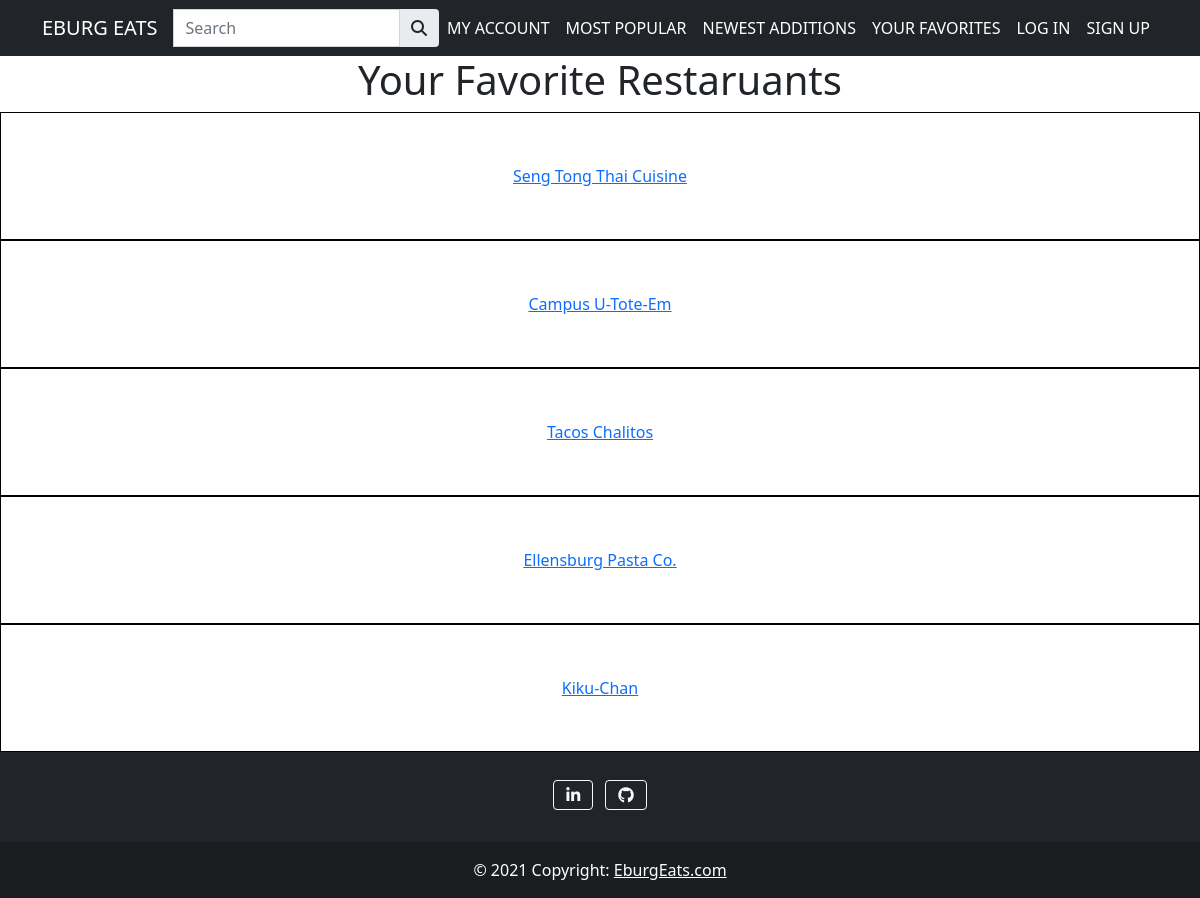
Page /favorite on the committed database.
### EburgEats/models.py (models this page shows, shortened)
class Buisness(db.Model):
    id = db.Column(db.Integer, primary_key=True)
    name = db.Column(db.String(25), nullable=False)
    genre = db.Column(db.String(30), nullable=False)
    address = db.Column(db.String(75), unique=True, nullable=False)
    phone = db.Column(db.String(12), unique=True)
    website = db.Column(db.String(50))

### EburgEats/routes.py (the view)
@app.route("/favorite")
def favorite():
    if current_user.is_authenticated:
        return redirect(url_for('favorites'))
    else:
        buisnesses = Buisness.query.all()
        return render_template('yourfavorites.html', buisnesses=buisnesses)

### EburgEats/templates/yourfavorites.html (shortened to what this page needs)
<html>
<head>
        <link rel="stylesheet" href="{{ url_for('static',filename='your-favorites/yourfavorites.css')}}" type="text/css" />
		<link href="https://cdn.jsdelivr.net/npm/bootstrap@5.1.3/dist/css/bootstrap.min.css" rel="stylesheet"
>
</head>
<body>
    <header>
        <nav class="navbar navbar-expand-lg bg-dark navbar-dark padding-top padding-bottom">
            <div class="container">
                <a href="{{ url_for('home') }}" class="navbar-brand logo">EBURG EATS</a>
                <div class="search-box margin-right margin-left">
                    <div class="input-group">
                        <input type="search" class="form-control search-style body-txt" placeholder="Search"
                               id="search-bar"/>
                        <button class="input-group-text border-0 light-red-bg"
                                style="border:none;">
                            <i class="fas fa-search"></i>
                        </button>
                    </div>
                </div>
                <div class="collapse navbar-collapse text-nowrap" id="navmenu">
                    <ul class="navbar-nav ms-auto">
                        <li class="nav-item">
                            <a href="{{ url_for('account') }}" class="nav-link btn-style margin-right text-white">MY
                                ACCOUNT</a>
                        </li>
                        <li class="nav-item">
                            <a href="{{ url_for('popular') }}" class="nav-link btn-style margin-right text-white">MOST
                                POPULAR</a>
                        </li>
                        <li class="nav-item">
                            <a href="{{ url_for('additions') }}" class="nav-link btn-style margin-right text-white">NEWEST
                                ADDITIONS</a>
                        </li>
                        <li class="nav-item">
                            <a href="{{ url_for('favorite') }}" class="nav-link btn-style margin-right text-white">YOUR
                                FAVORITES</a>
                        </li>
                        <li class="nav-item">
                            <a href="{{ url_for('login') }}" class="nav-link btn-style margin-right text-white">LOG
                                IN</a>
                        </li>
                        <li class="nav-item">
                            <a href="{{ url_for('register') }}" class="nav-link btn-style text-white">SIGN UP</a>
                        </li>
                    </ul>
                </div>
            </div>
        </nav>
    </header>
    <h1 style="text-align: center;">
        Your Favorite Restaruants
    </h1>
    <div class="restaurantListContainer">
        <a href="restaurant_template.html">
            <div class="restaurantList">
                <a href="{{ url_for('restaurantPage', buisness=buisnesses[0].name) }}" > {{ buisnesses[0].name }} </a>
            </div>
        </a>
        <a href="restaurant_template.html">
            <div class="restaurantList">
                <a href="{{ url_for('restaurantPage', buisness=buisnesses[1].name) }}" > {{ buisnesses[1].name }} </a>
            </div>
        </a>
        <a href="restaurant_template.html">
            <div class="restaurantList">
                <a href="{{ url_for('restaurantPage', buisness=buisnesses[2].name) }}" > {{ buisnesses[2].name }} </a>
            </div>
        </a>
        <a href="restaurant_template.html">
            <div class="restaurantList">
                <a href="{{ url_for('restaurantPage', buisness=buisnesses[3].name) }}" > {{ buisnesses[3].name }} </a>
            </div>
        </a>
        <a href="restaurant_template.html">
            <div class="restaurantList">
                <a href="{{ url_for('restaurantPage', buisness=buisnesses[4].name) }}" > {{ buisnesses[4].name }} </a>
            </div>
        </a>
    </div>
    <footer class="bg-dark text-center text-white">
        <div class="container p-4">
            <section class="mb-1">
                <a class="btn btn-outline-light btn-floating m-1 shadow-none" href="#" role="button"
                ><i class="fab fa-linkedin-in"></i
                ></a>
                <a class="btn btn-outline-light btn-floating m-1 shadow-none" href="#" role="button"
                ><i class="fab fa-github"></i
                ></a>
            </section>
        </div>
        <div class="text-center p-3" id="footer-txt" style="background-color: rgba(0, 0, 0, 0.2);">
            © 2021 Copyright:
            <a class="text-white" href="https://mdbootstrap.com/">EburgEats.com</a>
        </div>
    </footer>
</body>
</html>

### EburgEats/static/your-favorites/yourfavorites.css (style rules this page uses)
.restaurantListContainer { display:inline-block; height: 80%; width: 100%; }
.restaurantList { display: flex; height: 20%; width: 100%; border: 1px solid black; align-items: center; justify-content:center; }

### rows in the picture
Buisness: name "Seng Tong Thai Cuisine"
Buisness: name "Campus U-Tote-Em"
Buisness: name "Tacos Chalitos"
Buisness: name "Ellensburg Pasta Co."
Buisness: name "Kiku-Chan"
